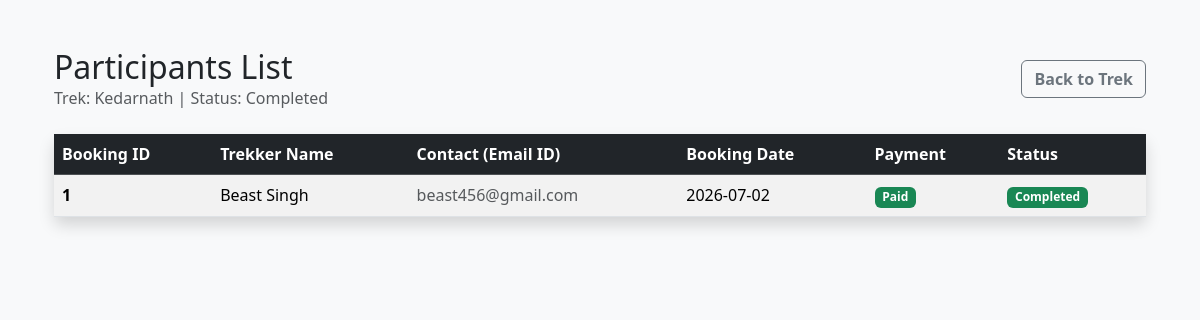
Page /staff/trek/participants_history/1 (signed in) on the committed database.
### app/models.py (models this page shows)
class Trek(db.Model):
    __tablename__ = "treks"
    id = db.Column(db.Integer, primary_key=True)
    trek_name = db.Column(db.String(200), nullable=False)
    assigned_staff_id = db.Column(db.Integer, db.ForeignKey('users.id'), nullable=False)
    location = db.Column(db.String(100), nullable=False)
    difficulty = db.Column(db.String(50), nullable=False)
    duration = db.Column(db.Integer, nullable=False)
    available_slots = db.Column(db.Integer, nullable=False)
    status = db.Column(db.String(30), nullable=False)
    start_date = db.Column(db.DateTime, nullable=False)
    end_date = db.Column(db.DateTime, nullable=False)
    bookings = db.relationship('Booking', backref='trek', lazy=True, cascade='all, delete-orphan')
    assigned_staff = db.relationship('User', foreign_keys=[assigned_staff_id])

class Booking(db.Model):
    __tablename__ = 'bookings'
    id = db.Column(db.Integer, primary_key=True)
    user_id = db.Column(db.Integer, db.ForeignKey('users.id'), nullable=False)
    trek_id = db.Column(db.Integer, db.ForeignKey('treks.id'), nullable=False)
    booking_status = db.Column(db.String(20), default='Confirmed')
    payment_status = db.Column(db.String(20), default='Pending')
    booking_date = db.Column(db.DateTime, default=lambda: datetime.now(timezone.utc)) # using datetime.now(timezone.utc) with lambda, this will act as a function and every time a new row is inserted it will automatically take the correct time

class User(db.Model):
    __tablename__ = "users"
    id = db.Column(db.Integer, primary_key=True)
    username = db.Column(db.String(80), unique=True, nullable=False)
    email_id = db.Column(db.String(120), nullable=False)
    password_hash = db.Column(db.String(256), unique=True, nullable=False)
    name = db.Column(db.String(80), nullable=False)
    role = db.Column(db.String(20), nullable=False)
    is_blacklisted = db.Column(db.Boolean, default=False)
    staff_profile = db.relationship('StaffProfile', backref='user', uselist=False, cascade='all, delete-orphan') # userlist =False strictly enforces a 1-to-1 relatiosnhip b/w users and staff_profiles table
    bookings = db.relationship('Booking', backref='trekker', lazy=True) # lazy=True Parameter is used tell SQLAlchemy that until i specifically state a python code like user.bookings do not run SQL Query

### app/routes/staff.py (the view)
@staff_bp.route('/trek/participants_history/<int:trek_id>', methods=['GET'])
def trek_participants_history(trek_id):
    trek = models.Trek.query.filter_by(id=trek_id, assigned_staff_id=session['user_id']).first_or_404()
    bookings = models.Booking.query.join(models.User).filter(models.Booking.trek_id==trek_id).all()
    return render_template('/staff/trek_history/trek_participants_history.html', trek=trek, bookings=bookings)

### app/routes/staff.py (called while the page is built)
@staff_bp.before_request
def staff_hold():
    if 'user_id' not in session or session.get('role') != 'Staff':
        flash("Unauthorized Access, relogin", "danger")
        return redirect(url_for('auth.login'))
    current_staff_user = models.User.query.get(session['user_id']) # Searches using Primary ID helps with performance boost
    if current_staff_user.staff_profile.status == "Pending_Active":
        allowed_endpoints = ['staff.update_profile', 'auth.logout']
        if request.endpoint not in allowed_endpoints:
            flash("You must finalize your profile first", "warning")
            return redirect(url_for('staff.update_profile'))

### app/templates/staff/trek_history/trek_participants_history.html (shortened to what this page needs)
{% extends "base.html" %}
{% block content %}
<div class="container mt-4">
    <div class="d-flex justify-content-between align-items-center mb-4">
        <div>
            <h2 class="mb-0">Participants List</h2>
            <p class="text-muted mb-0">Trek: {{ trek.trek_name }} | Status: {{ trek.status }}</p>
        </div>
        <a href="{{ url_for('staff.manage_treks', trek_id=trek.id) }}" class="btn btn-outline-secondary fw-bold">Back to Trek</a>
    </div>
    <div class="card shadow border-0">
        <div class="card-body p-0">
            <div class="table-responsive">
                <table class="table table-hover table-striped mb-0">
                    <thead class="table-dark">
                        <tr>
                            <th>Booking ID</th>
                            <th>Trekker Name</th>
                            <th>Contact (Email ID)</th>
                            <th>Booking Date</th>
                            <th>Payment</th>
                            <th>Status</th>
                        </tr>
                    </thead>
                    <tbody>
                        {% for booking in bookings %}
                        <tr>
                            <td class="align-middle fw-bold">{{ booking.id }}</td>
                            <td class="align-middle">{{ booking.trekker.name }}</td>
                            <td class="align-middle text-muted">{{ booking.trekker.email_id }}</td>
                            <td class="align-middle">{{ booking.booking_date.strftime('%Y-%m-%d') }}</td>
                            <td class="align-middle">
                                {% if booking.payment_status == 'Completed' %}
                                    <span class="badge bg-success">Paid</span>
                                {% elif booking.payment_status == 'Pending' %}
                                    <span class="badge bg-warning text-dark">Pending</span>
                                {% elif booking.payment_status == 'Forfeited' %}
                                    <span class="badge bg-danger text-white">Forfeited</span>
                                {% endif %}
                            </td>
                            <td class="align-middle">
                                {% if booking.booking_status == 'Confirmed' %}
                                    <span class="badge bg-primary">Confirmed</span>
                                {% elif booking.booking_status == 'Completed' %}
                                    <span class="badge bg-success">Completed</span>
                                {% else %}
                                    <span class="badge bg-danger">Cancelled</span>
                                {% endif %}
                            </td>
                        </tr>
                        {% else %}
                        <tr>
                            <td colspan="6" class="text-center py-5 text-muted">
                               Participants List not available
                            </td>
                        </tr>
                        {% endfor %}
                    </tbody>
                </table>
            </div>
        </div>
    </div>
</div>
{% endblock %}

### rows in the picture
Trek: trek_name "Kedarnath", status "Completed"
Booking: id "1", trekker.name "Beast Singh", trekker.email_id "beast456@gmail.com", booking_date "2026-07-02", payment_status "Paid", booking_status "Completed"
